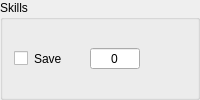
           <widget class="QGroupBox" name="conSkillsBox">
            <property name="title">
             <string>Skills</string>
            </property>
            <layout class="QGridLayout" name="conSkillsLayout">
             <item row="0" column="0">
              <widget class="QCheckBox" name="conSaveProficient">
               <property name="sizePolicy">
                <sizepolicy hsizetype="Maximum" vsizetype="Fixed">
                 <horstretch>0</horstretch>
                 <verstretch>0</verstretch>
                </sizepolicy>
               </property>
               <property name="text">
                <string/>
               </property>
               <property name="tristate">
                <bool>true</bool>
               </property>
              </widget>
             </item>
             <item row="0" column="1">
              <widget class="QLabel" name="conSav">
               <property name="text">
                <string>Save</string>
               </property>
              </widget>
             </item>
             <item row="0" column="2">
              <widget class="QSpinBox" name="conSaveMod">
               <property name="alignment">
                <set>Qt::AlignCenter</set>
               </property>
               <property name="buttonSymbols">
                <enum>QAbstractSpinBox::NoButtons</enum>
               </property>
               <property name="minimum">
                <number>-20</number>
               </property>
              </widget>
             </item>
             <item row="0" column="3">
              <widget class="QPushButton" name="conSaveRoll">
               <property name="sizePolicy">
                <sizepolicy hsizetype="Maximum" vsizetype="Fixed">
                 <horstretch>0</horstretch>
                 <verstretch>0</verstretch>
                </sizepolicy>
               </property>
               <property name="text">
                <string/>
               </property>
               <property name="icon">
                <iconset resource="resource_icons.qrc">
                 <normaloff>:/images/Icons/roll.png</normaloff>:/images/Icons/roll.png</iconset>
               </property>
               <property name="flat">
                <bool>true</bool>
               </property>
              </widget>
             </item>
            </layout>
           </widget>
